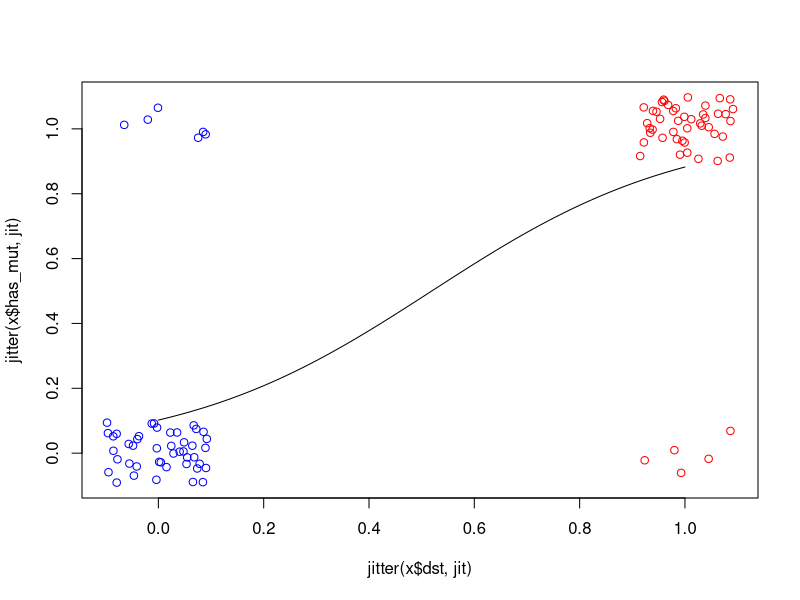
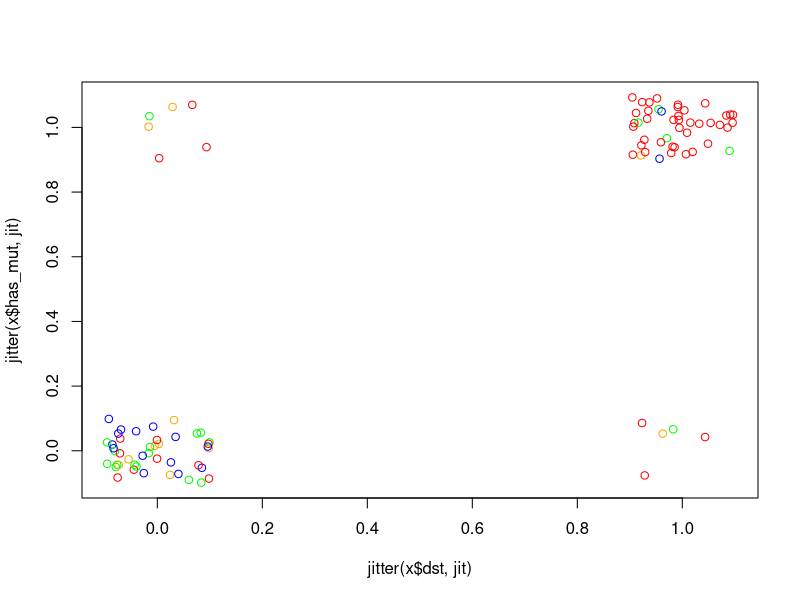
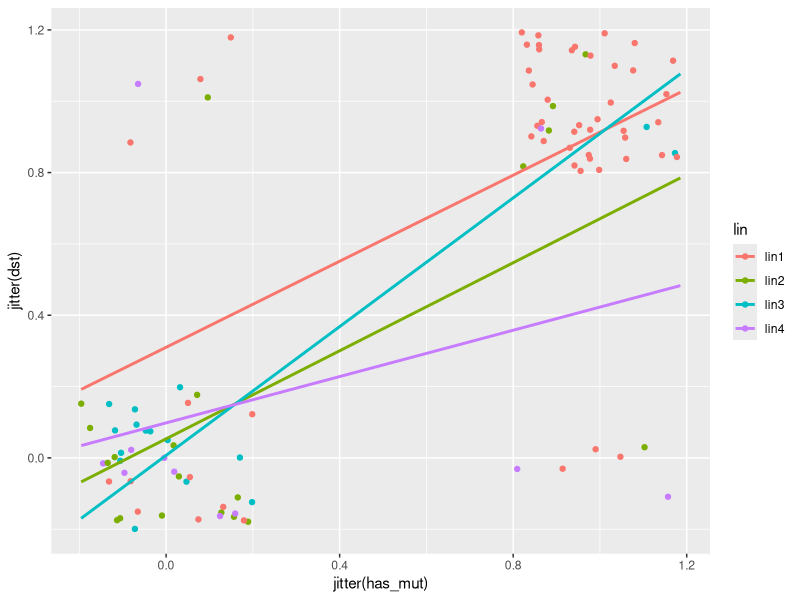
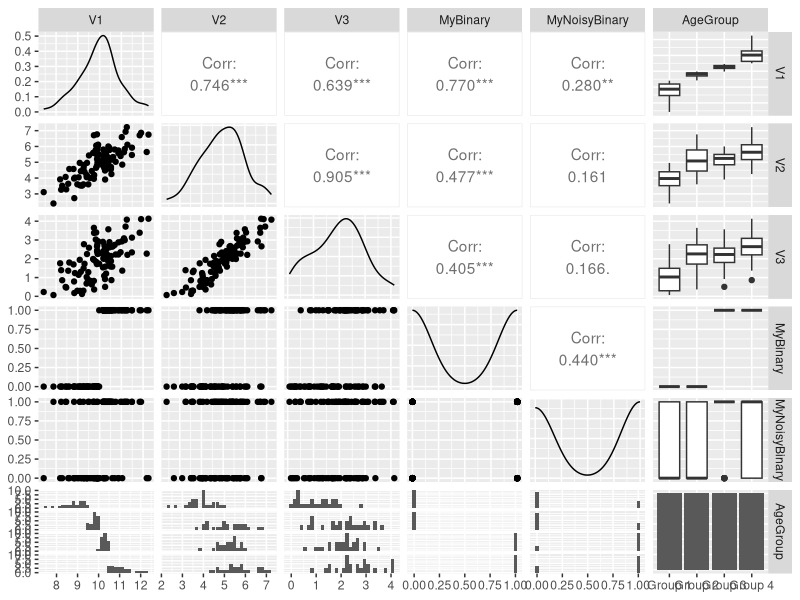

Here is the R script that generated these plots, in order:


n <- 50
maj <- 0.9
samp <- c(0, 1)
probs <- c(maj, 1-maj)
probs_rev <- rev(probs)
dst_zero <- sample(samp, n, replace = T, prob = probs)
dst_one <- sample(samp, n, replace = T, prob = probs_rev)
mut_zero <- sample(samp, n, replace = T, prob = probs)
mut_one <- sample(samp, n, replace = T, prob = probs_rev)

x <- data.frame(dst = c(dst_zero, dst_one), has_mut = c(mut_zero, mut_one)) 

model <- glm(formula = dst ~ has_mut, data = x, family = binomial(link = "logit"))

summary(model)

cols <- ifelse(x$dst == 1, "red", "blue")
jit <- 0.5
plot(jitter(x$dst, jit), jitter(x$has_mut, jit), col = cols)
x_dst <- seq(0, 1, 0.01)
y_has_mut <- predict(model, list(has_mut = x_dst),type="response")
lines(x_dst, y_has_mut)

# ----------------

lineages <- c("lin1", "lin2", "lin3", "lin4")

lin_zero <- sample(lineages, n, replace = T)
lin_one <- sample(lineages, n, replace = T, prob = c(maj, rep((1-maj)/3, 3)))

x$lin <- c(lin_zero, lin_one)

x

model_2 <- glm(formula = dst ~ lin, data = x, family = binomial(link = "logit"))

summary(model_2)

model_3 <- glm(formula = dst ~ lin + has_mut, data = x,  family = binomial(link = "logit"))

summary(model_3)

anova(model_3, model, test='Chisq')


cols_df <- data.frame(lin = sort(unique(x$lin)), col = c('red', 'green', 'blue', 'orange'))
cols_df <- cols_df[match(x[,'lin'], cols_df$lin), ]
plot(jitter(x$dst, jit), jitter(x$has_mut, jit), col = cols_df$col)

# y_has_mut <- predict(model_3, list(has_mut = x_dst), type="response")
y_has_mut <- predict(model_3, type = "response")

# lines(x_dst, c(y_has_mut[1], y_has_mut))


library(ggplot2)

qplot(x = jitter(has_mut), y = jitter(dst), color = lin, data = x) +
  stat_smooth(method = "lm", se = FALSE, fullrange = TRUE)



# ------

# https://www.r-bloggers.com/2021/05/how-to-generate-correlated-data-in-r/

library(MASS)

set.seed(5)
# create the variance covariance matrix
sigma <- rbind(c(1, 0.8, 0.7), c(0.8, 1, 0.9), c(0.7,0.9,1))
# create the mean vector
mu <- c(10, 5, 2) 
# generate the multivariate normal distribution
df <- as.data.frame(MASS::mvrnorm(n = 100, mu = mu, Sigma = sigma))

model <- lm(V1 ~ V2, data = df)
summary(model)

model_2 <- lm(V1 ~ V3, data = df) 
summary(model_2)

model_3 <- lm(V1 ~ V2 + V3, data = df)
summary(model_3)


# ------

library(tidyverse)
library(GGally)

df <- df %>% mutate(MyBinary = ifelse(V1 > median(V1), 1 ,0))

df <- df %>% mutate(MyNoisyBinary = ifelse(V1 > median(V1), 
                                           sample(c(0,1), 
                                                  n(), 
                                                  replace = TRUE, 
                                                  p = c(0.25, 0.75)),
                                           sample(c(0,1), n(),  replace = TRUE, p=c(0.75, 0.25))))

df <- df %>% mutate(AgeGroup= case_when(V1 < quantile(V1, 0.25) ~ "Group 1",
                                    V1 < quantile(V1, 0.5) ~ "Group 2",
                                    V1 < quantile(V1, 0.75) ~ "Group 3",
                                    TRUE ~ "Group 4"))

ggpairs(df)










